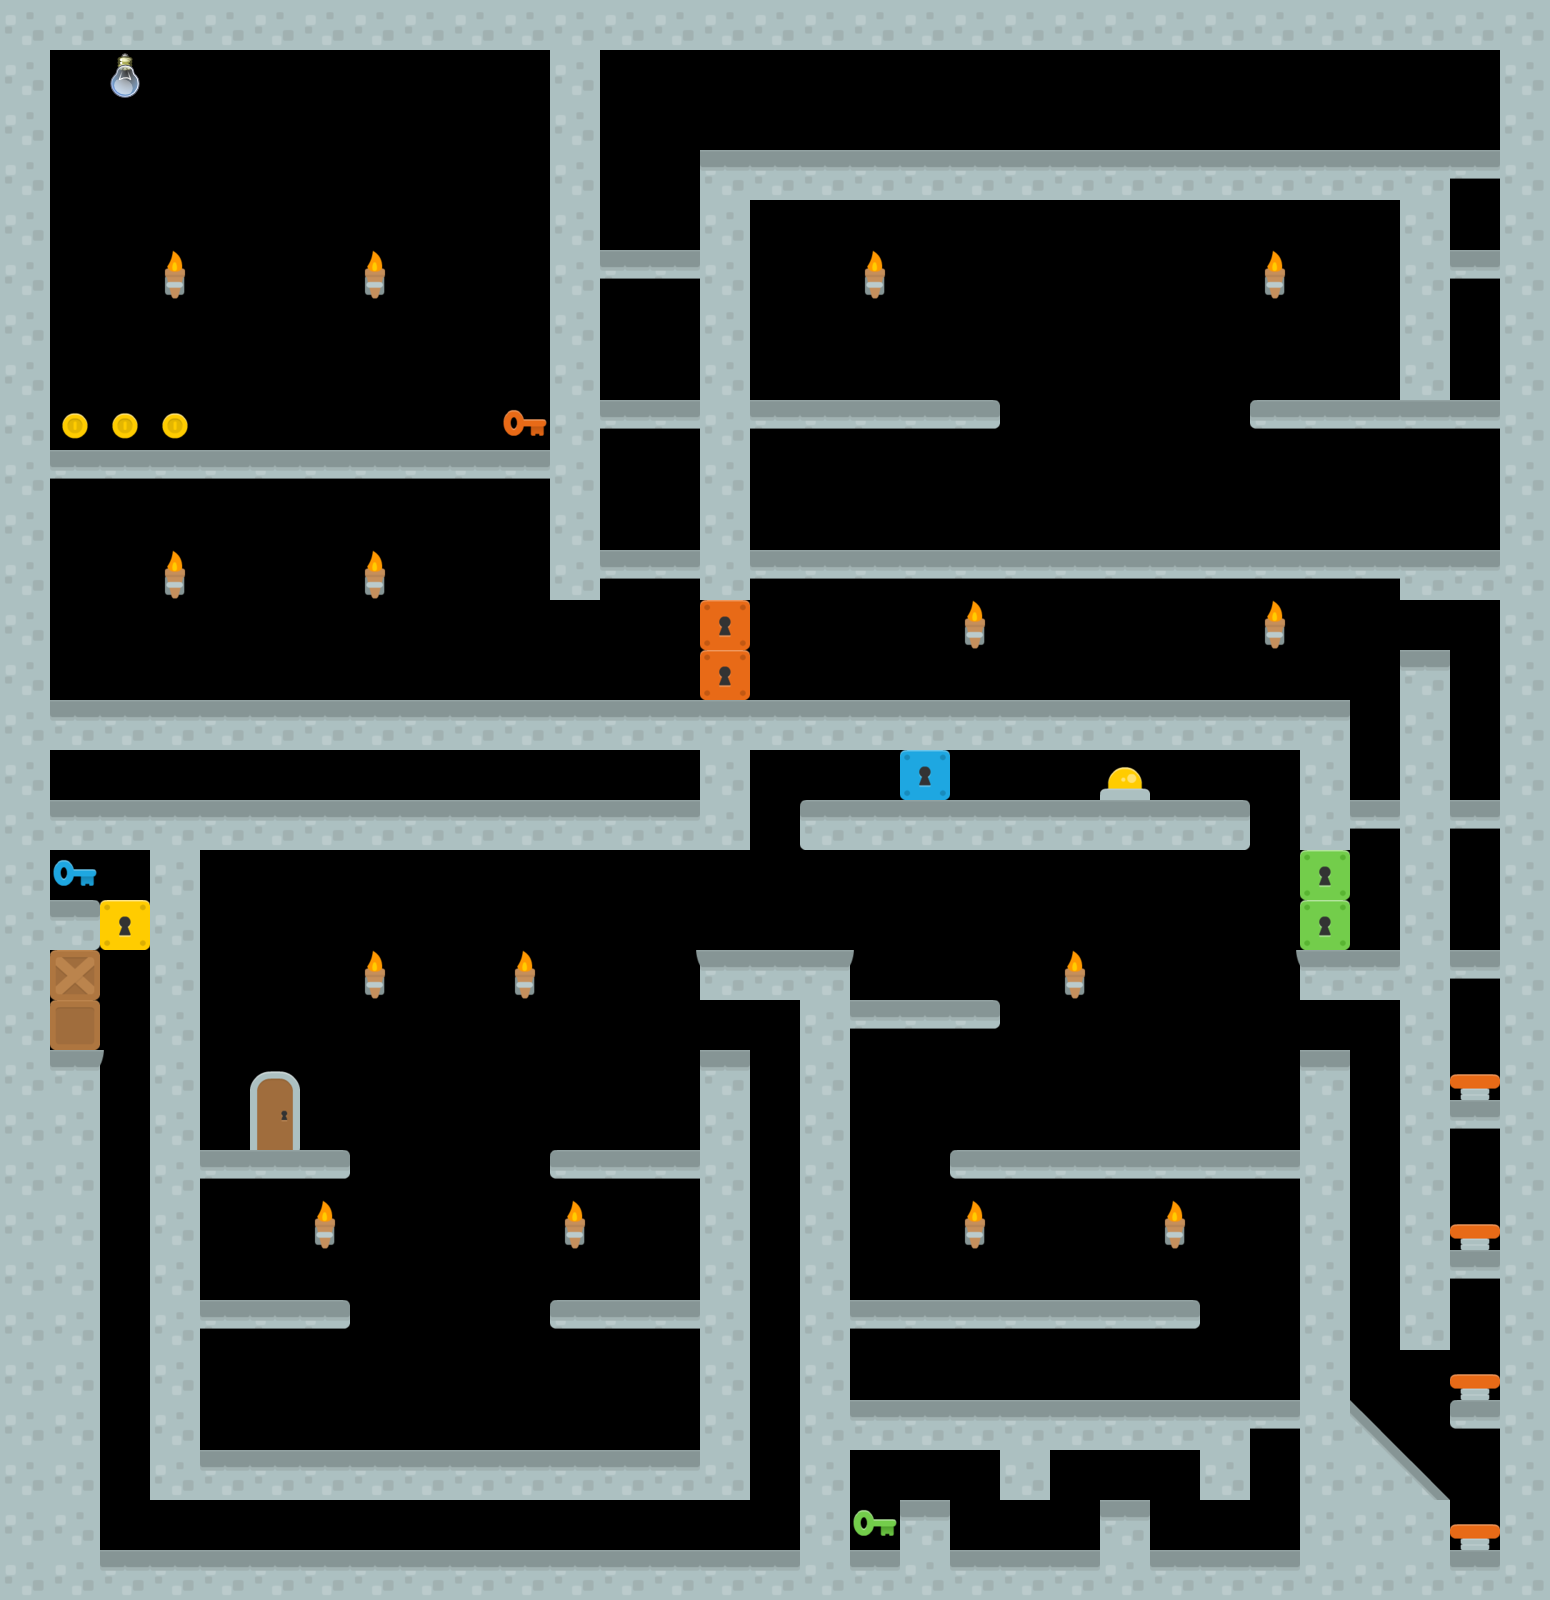

The image is a tile-based game level rendered from a .tmx file. Its description and source (layers, tilesets, objects; grid data summarised) follow:
An orthogonal 31x32 tile map with 50x50 px tiles, 1 tile layer (Tile Layer 1), 7 tilesets and 5 objects.

<map version="1.0" orientation="orthogonal" width="31" height="32" tilewidth="50" tileheight="50">
 <tileset firstgid="1" source="castle.tsx" />
 <tileset firstgid="21" source="poker.tsx" />
 <tileset firstgid="27" source="items.tsx" />
 <tileset firstgid="83" source="misc.tsx" />
 <tileset firstgid="113" source="box.tsx" />
 <tileset firstgid="129" source="lightbulb.tsx" />
 <tileset firstgid="131" name="boss" tilewidth="50" tileheight="68">
  <image source="p2_sprites.png" width="800" height="68" />
  <tile id="1">
   <properties>
    <property name="components" value="Talker" />
   </properties>
  </tile>
  <tile id="4">
   <properties>
    <property name="components" value="Talker" />
   </properties>
  </tile>
 </tileset>
 <objectgroup name="Object Layer 1" width="31" height="32">
  <object gid="25" x="813" y="957" />
  <object x="237" y="1029" width="76" height="113">
   <properties>
    <property name="components" value="PlayerSpawn" />
   </properties>
  </object>
  <object gid="25" x="1307" y="957" />
  <object gid="26" x="558" y="707" />
  <object gid="132" x="278" y="449">
   <properties>
    <property name="message" value="What do you want, a medal? I know a guy who'll do this for half what you make. Get back to work." />
    <property name="msgHeight" value="100" />
    <property name="msgWidth" value="200" />
   </properties>
  </object>
 </objectgroup>
 <layer name="Tile Layer 1" width="31" height="32">
  <data>[992 cells, 432 non-empty, 27 distinct tile ids]</data>
 </layer>
</map>